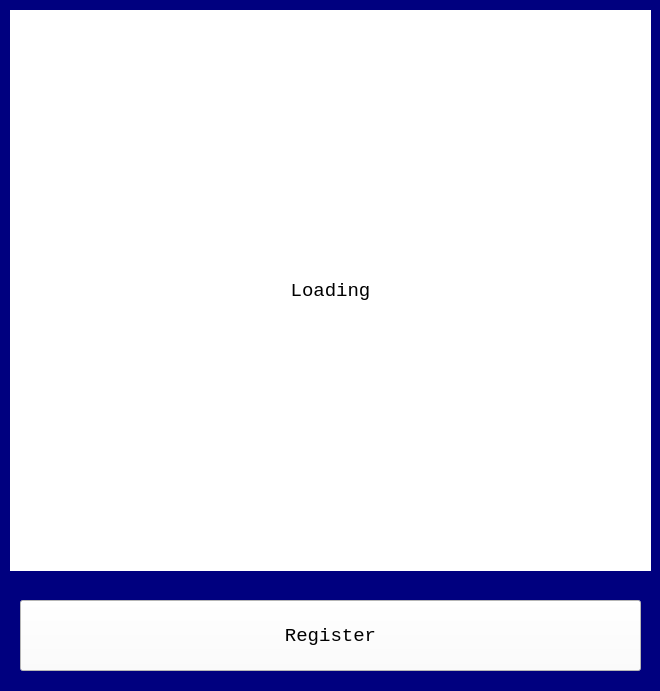
<?xml version="1.0" encoding="UTF-8"?>
<ui version="4.0">
 <class>SmartAIoT</class>
 <widget class="QMainWindow" name="SmartAIoT">
  <property name="windowModality">
   <enum>Qt::ApplicationModal</enum>
  </property>
  <property name="geometry">
   <rect>
    <x>0</x>
    <y>0</y>
    <width>660</width>
    <height>691</height>
   </rect>
  </property>
  <property name="windowTitle">
   <string>MainWindow</string>
  </property>
  <property name="styleSheet">
   <string notr="true">background-color:rgb(0, 0, 127)</string>
  </property>
  <property name="animated">
   <bool>false</bool>
  </property>
  <property name="documentMode">
   <bool>true</bool>
  </property>
  <widget class="QWidget" name="SmartAIoT_3">
   <widget class="QLabel" name="label">
    <property name="geometry">
     <rect>
      <x>10</x>
      <y>10</y>
      <width>641</width>
      <height>561</height>
     </rect>
    </property>
    <property name="font">
     <font>
      <family>Courier New</family>
      <pointsize>14</pointsize>
     </font>
    </property>
    <property name="styleSheet">
     <string notr="true">background-color:rgb(255, 255, 255)</string>
    </property>
    <property name="text">
     <string>Loading</string>
    </property>
    <property name="alignment">
     <set>Qt::AlignCenter</set>
    </property>
   </widget>
   <widget class="QPushButton" name="pushButton">
    <property name="geometry">
     <rect>
      <x>20</x>
      <y>600</y>
      <width>621</width>
      <height>71</height>
     </rect>
    </property>
    <property name="font">
     <font>
      <family>Courier New</family>
      <pointsize>14</pointsize>
     </font>
    </property>
    <property name="toolTip">
     <string>click to register</string>
    </property>
    <property name="autoFillBackground">
     <bool>false</bool>
    </property>
    <property name="styleSheet">
     <string notr="true">background-color:rgb(255, 255, 255)</string>
    </property>
    <property name="text">
     <string>Register</string>
    </property>
   </widget>
  </widget>
 </widget>
 <resources/>
 <connections/>
</ui>
